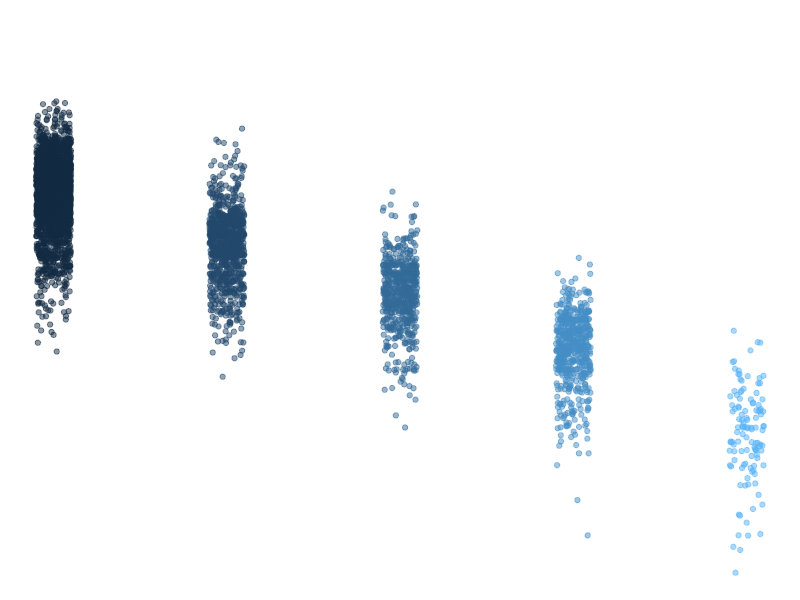

The R script that drew this image:
## ---- chunk 1
knitr::opts_chunk$set(echo = TRUE)
library(tidyverse)
## ---- chunk 2
summary(storms)
## ---- chunk 3
names(storms)
## ---- chunk 4
ggplot(data = storms, aes(x = category, y = pressure)) +
  geom_jitter(width = 0.1, 
              alpha = 0.5,
              aes(color = category),
              show.legend = FALSE) +
  labs(x = "Storm CategorY", 
       y = "Air pressure at storm center (millibars)"
       ) +
  theme_void()
